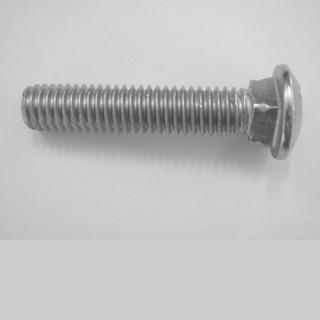
%> input picture Lista 4/Imagens/parafuso2.jpg, 320 x 320 px
$ octave exercicio_4.m   (GNU Octave 9; MATLAB toolbox functions it lacks are replaced by stand-ins)
%> lines starting %> are read from the running program, lines starting %| are printed output that depends on the picture
% ==========================================================
% LISTA 4 - EXERCÍCIO 4 (COMPLETO)
% Objetivo: Comparação de Filtros no Domínio da Frequência
% 1. Passa-Alta (Centro 30x30 zerado)
% 2. Passa-Baixa (Apenas centro 30x30 mantido)
% 3. Remoção de Bordas (Bordas externas 30px zeradas)
% ==========================================================
clear; clc; close all;


%Questão 4: O Filtro Passa-Altas Manual

%Aqui, manipulamos o espectro diretamente para "extrair" apenas o que muda rápido na imagem.

    %O "Alvo" (Baixas Frequências): Ao usarmos o fftshift, o centro da matriz passa a representar as áreas lisas e de brilho constante (baixas frequências).

    %A Ação (Zerar o Centro): Ao colocarmos um quadrado de zeros (ex: 30×30) no centro, estamos a apagar a "iluminação de fundo" e as partes sem detalhes.

    %O Resultado Visual: Após o ifftshift e a ifft2, a imagem resultante mostra apenas as bordas e texturas finas. É um processo de realce: eliminamos o que é lento (fundo) e mantemos o que é rápido (contornos do parafuso).

    %Ponto de Atenção: A imagem final deve ser tratada com real() para remover resíduos complexos e normalizada para visualização, já que as bordas sozinhas podem parecer muito escuras inicialmente.


% Carregar pacote de imagem no Octave
if (exist('OCTAVE_VERSION', 'builtin') ~= 0)
    pkg load image;
end

% 1. LEITURA E PRE-PROCESSAMENTO
try
    im_orig = imread('Imagens/parafuso2.jpg');
%> im_orig is the input picture: size 320x320 uint8; min 59, max 254, mean 191.5
catch
    im_orig = imread('Lista 4/Imagens/parafuso2.jpg');
end

if size(im_orig, 3) == 3
    im_in = double(rgb2gray(im_orig));
else
    im_in = double(im_orig);
end

% 2. TRANSFORMADA DE FOURIER E DESLOCAMENTO (SHIFT)
I_fft = fft2(im_in);
I_shift_orig = fftshift(I_fft);
[H, W] = size(I_shift_orig);
%> H = 320; W = 320

% Centro do espectro
cy = floor(H/2) + 1;
%> cy = 161
cx = floor(W/2) + 1;
%> cx = 161
r_min_y = cy - 15; r_max_y = cy + 14;
%> after `r_min_y = cy - 15`: r_min_y = 146
%> after `r_max_y = cy + 14`: r_max_y = 175
r_min_x = cx - 15; r_max_x = cx + 14;
%> after `r_min_x = cx - 15`: r_min_x = 146
%> after `r_max_x = cx + 14`: r_max_x = 175

% ==========================================================
% VARIANTE 1: FILTRO PASSA-ALTA (Centro 30x30 zerado)
% ==========================================================
I_shift_hp = I_shift_orig;
I_shift_hp(r_min_y:r_max_y, r_min_x:r_max_x) = 0;
im_hp = real(ifft2(ifftshift(I_shift_hp)));
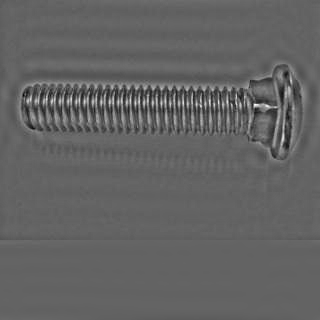
%> im_hp: size 320x320 double; min -60.9, max 95.27, mean 0; drawn with min black and max white

% ==========================================================
% VARIANTE 2: FILTRO PASSA-BAIXA (Apenas centro 30x30 mantido)
% ==========================================================
I_shift_lp = zeros(H, W);
I_shift_lp(r_min_y:r_max_y, r_min_x:r_max_x) = I_shift_orig(r_min_y:r_max_y, r_min_x:r_max_x);
im_lp = real(ifft2(ifftshift(I_shift_lp)));
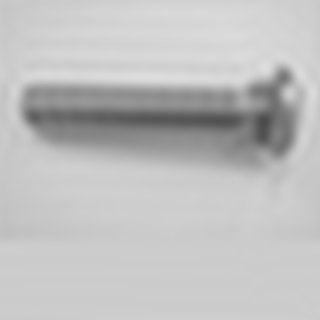
%> im_lp: size 320x320 double; min 74.63, max 221.6, mean 191.5

% ==========================================================
% VARIANTE 3: REMOÇÃO DE BORDAS (Bordas externas 30px zeradas)
% ==========================================================
I_shift_border = I_shift_orig;
b = 30; % Tamanho da borda
I_shift_border(1:b, :) = 0;           % Topo
I_shift_border(H-b+1:H, :) = 0;       % Base
I_shift_border(:, 1:b) = 0;           % Esquerda
I_shift_border(:, W-b+1:W) = 0;       % Direita
im_border = real(ifft2(ifftshift(I_shift_border)));
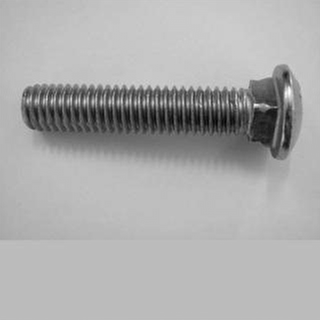
%> im_border: size 320x320 double; min 59.01, max 256, mean 191.5; drawn with min black and max white

% ==========================================================
% EXIBIÇÃO DOS RESULTADOS (2 linhas x 4 colunas)
% ==========================================================
figure('Name', 'Exercício 4 - Variantes de Filtro de Frequência', 'NumberTitle', 'off');

% --- LINHA 1: RESULTADOS NO ESPAÇO ---
subplot(2, 4, 1); imshow(uint8(im_in)); title('Original');
subplot(2, 4, 2); imshow(mat2gray(im_hp)); title('Passa-Alta (Centro 0)');
subplot(2, 4, 3); imshow(mat2gray(im_lp)); title('Passa-Baixa (Só Centro)');
%> after `imshow(mat2gray(im_lp))`:
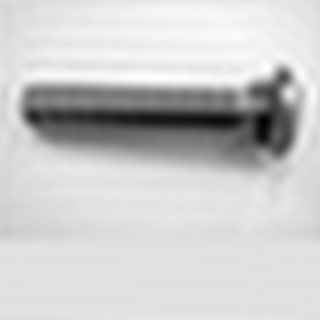
%> displayed picture: size 320x320, on the screen's scale of 0 to 255; min 0, max 255, mean 202.8
subplot(2, 4, 4); imshow(mat2gray(im_border)); title('Bordas 30px Zeradas');

% --- LINHA 2: ESPECTROS (LOG) ---
subplot(2, 4, 5); imshow(mat2gray(log(1 + abs(I_shift_orig)))); title('Espectro Orig.');
subplot(2, 4, 6); imshow(mat2gray(log(1 + abs(I_shift_hp)))); title('Esp. Passa-Alta');
%> after `imshow(mat2gray(log(1 + abs(I_shift_hp))))`:
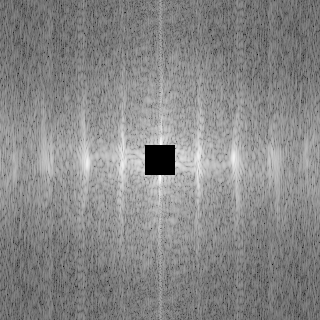
%> displayed picture: size 320x320, on the screen's scale of 0 to 255; min 0, max 255, mean 135.5
subplot(2, 4, 7); imshow(mat2gray(log(1 + abs(I_shift_lp)))); title('Esp. Passa-Baixa');
%> after `imshow(mat2gray(log(1 + abs(I_shift_lp))))`:
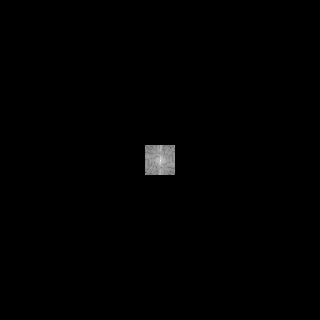
%> displayed picture: size 320x320, on the screen's scale of 0 to 255; min 0, max 255, mean 1.3
subplot(2, 4, 8); imshow(mat2gray(log(1 + abs(I_shift_border)))); title('Esp. Bordas Off');
%> after `imshow(mat2gray(log(1 + abs(I_shift_border))))`:
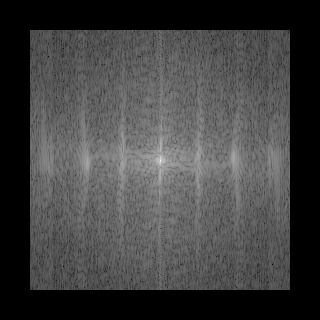
%> displayed picture: size 320x320, on the screen's scale of 0 to 255; min 0, max 255, mean 65.3

disp('Exercício 4 concluído com todas as variantes!');
pause;
